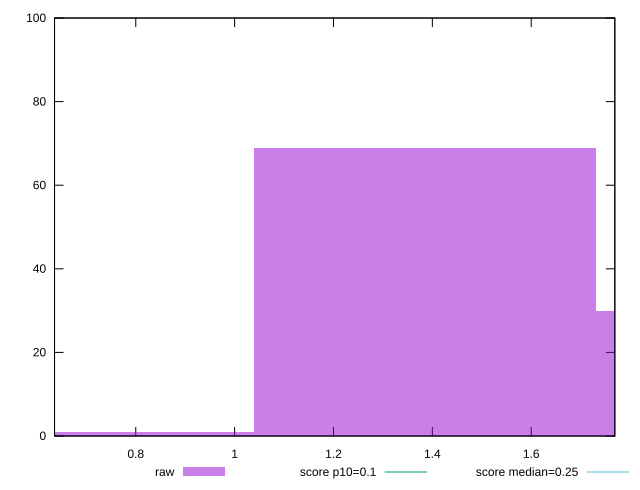

Source code (gnuplot):
reset

$raw <<EOF
1.3850498028667506 69
0.6925249014333753 1
2.077574704300126 30
EOF

set key outside below
set boxwidth 0.6925249014333753
set xrange [0.6356817771063911:1.7691195678710936]
set yrange [0:100]
set trange [0:100]
set style fill transparent solid 0.5 noborder

set parametric
set terminal svg size 640, 490 enhanced background rgb 'white'
set output "report_00019_2021-02-10T18-14-37.922Z//cumulative-layout-shift/samples/pages/raw/histogram.svg"

plot $raw title "raw" with boxes, \
     0.1,t title "score p10=0.1", \
     0.25,t title "score median=0.25"

reset
